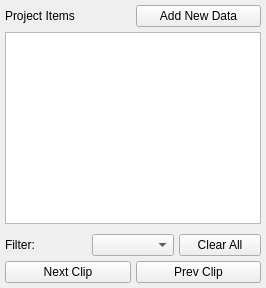
<?xml version="1.0" encoding="UTF-8"?>
<ui version="4.0">
 <class>DatasetExplorerPanelForm</class>
 <widget class="QWidget" name="DatasetExplorerPanelForm">
  <layout class="QVBoxLayout" name="verticalLayout">
   <property name="spacing">
    <number>5</number>
   </property>
   <property name="leftMargin">
    <number>5</number>
   </property>
   <property name="topMargin">
    <number>5</number>
   </property>
   <property name="rightMargin">
    <number>5</number>
   </property>
   <property name="bottomMargin">
    <number>5</number>
   </property>
   <item>
    <layout class="QHBoxLayout" name="headerLayout">
     <item>
      <widget class="QLabel" name="lbl_title">
       <property name="text">
        <string>Project Items</string>
       </property>
      </widget>
     </item>
     <item>
      <widget class="QPushButton" name="btn_add_data">
       <property name="cursor">
        <cursorShape>PointingHandCursor</cursorShape>
       </property>
       <property name="text">
        <string>Add New Data</string>
       </property>
      </widget>
     </item>
    </layout>
   </item>
   <item>
    <widget class="QTreeView" name="tree"/>
   </item>
   <item>
    <layout class="QHBoxLayout" name="bottomLayout">
     <property name="leftMargin">
      <number>0</number>
     </property>
     <property name="topMargin">
      <number>5</number>
     </property>
     <property name="rightMargin">
      <number>0</number>
     </property>
     <property name="bottomMargin">
      <number>0</number>
     </property>
     <item>
      <widget class="QLabel" name="lbl_filter">
       <property name="text">
        <string>Filter:</string>
       </property>
      </widget>
     </item>
     <item>
      <widget class="QComboBox" name="filter_combo"/>
     </item>
     <item>
      <widget class="QPushButton" name="clear_btn">
       <property name="cursor">
        <cursorShape>PointingHandCursor</cursorShape>
       </property>
       <property name="text">
        <string>Clear All</string>
       </property>
      </widget>
     </item>
    </layout>
   </item>
   <item>
    <layout class="QHBoxLayout" name="horizontalLayout_2">
     <item>
      <widget class="QPushButton" name="btn_next_clip">
       <property name="cursor">
        <cursorShape>PointingHandCursor</cursorShape>
       </property>
       <property name="text">
        <string>Next Clip</string>
       </property>
      </widget>
     </item>
     <item>
      <widget class="QPushButton" name="btn_prev_clip">
       <property name="cursor">
        <cursorShape>PointingHandCursor</cursorShape>
       </property>
       <property name="text">
        <string>Prev Clip</string>
       </property>
      </widget>
     </item>
    </layout>
   </item>
  </layout>
 </widget>
 <resources/>
 <connections/>
</ui>
